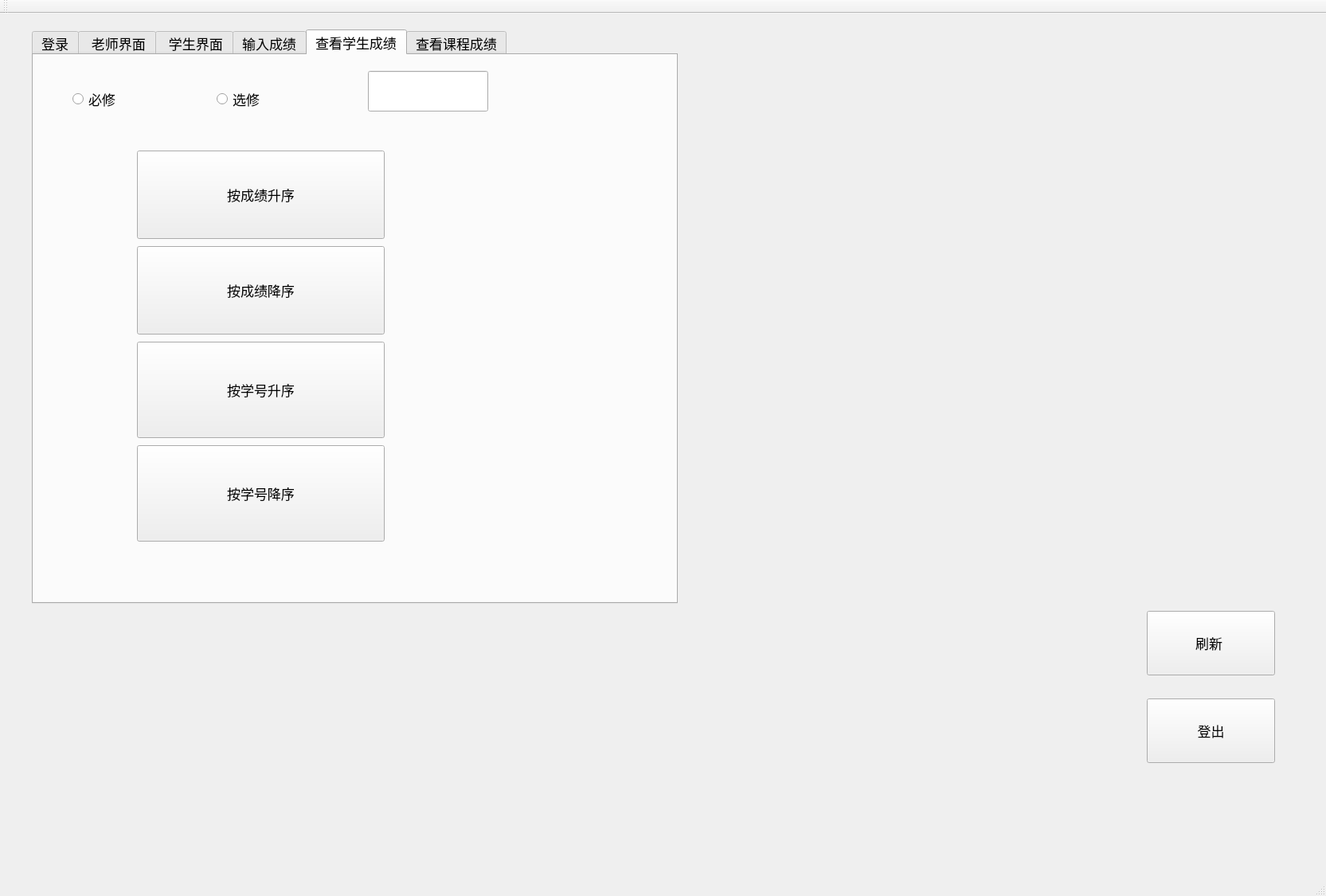
<?xml version="1.0" encoding="UTF-8"?>
<ui version="4.0">
 <class>MainWindow</class>
 <widget class="QMainWindow" name="MainWindow">
  <property name="geometry">
   <rect>
    <x>0</x>
    <y>0</y>
    <width>1665</width>
    <height>1125</height>
   </rect>
  </property>
  <property name="font">
   <font>
    <pointsize>13</pointsize>
   </font>
  </property>
  <property name="windowTitle">
   <string>MainWindow</string>
  </property>
  <widget class="QWidget" name="centralWidget">
   <widget class="QTabWidget" name="tabWidget">
    <property name="geometry">
     <rect>
      <x>40</x>
      <y>20</y>
      <width>811</width>
      <height>721</height>
     </rect>
    </property>
    <property name="currentIndex">
     <number>4</number>
    </property>
    <widget class="QWidget" name="tab">
     <attribute name="title">
      <string>登录</string>
     </attribute>
     <widget class="QWidget" name="widget" native="true">
      <property name="geometry">
       <rect>
        <x>20</x>
        <y>30</y>
        <width>411</width>
        <height>331</height>
       </rect>
      </property>
      <widget class="QWidget" name="verticalLayoutWidget">
       <property name="geometry">
        <rect>
         <x>10</x>
         <y>0</y>
         <width>401</width>
         <height>271</height>
        </rect>
       </property>
       <layout class="QVBoxLayout" name="verticalLayout">
        <item>
         <widget class="QRadioButton" name="radio_stu">
          <property name="font">
           <font>
            <family>微软雅黑</family>
            <pointsize>13</pointsize>
           </font>
          </property>
          <property name="text">
           <string>学生</string>
          </property>
         </widget>
        </item>
        <item>
         <widget class="QRadioButton" name="radio_tea">
          <property name="font">
           <font>
            <family>微软雅黑</family>
            <pointsize>13</pointsize>
           </font>
          </property>
          <property name="text">
           <string>教师</string>
          </property>
         </widget>
        </item>
        <item>
         <layout class="QHBoxLayout" name="horizontalLayout_2">
          <item>
           <widget class="QLabel" name="label">
            <property name="text">
             <string>用户名</string>
            </property>
           </widget>
          </item>
          <item>
           <widget class="QLineEdit" name="textEdit"/>
          </item>
         </layout>
        </item>
        <item>
         <layout class="QVBoxLayout" name="verticalLayout_2">
          <item>
           <layout class="QHBoxLayout" name="horizontalLayout_3">
            <item>
             <widget class="QLabel" name="label_4">
              <property name="text">
               <string>密码  </string>
              </property>
             </widget>
            </item>
            <item>
             <widget class="QLineEdit" name="textEdit_3">
              <property name="echoMode">
               <enum>QLineEdit::Password</enum>
              </property>
             </widget>
            </item>
           </layout>
          </item>
         </layout>
        </item>
        <item>
         <widget class="QPushButton" name="pushButton">
          <property name="font">
           <font>
            <family>Adobe Arabic</family>
            <pointsize>20</pointsize>
           </font>
          </property>
          <property name="text">
           <string>登录</string>
          </property>
         </widget>
        </item>
       </layout>
      </widget>
     </widget>
    </widget>
    <widget class="QWidget" name="tab_2">
     <attribute name="title">
      <string> 老师界面</string>
     </attribute>
     <widget class="QWidget" name="teawidget" native="true">
      <property name="geometry">
       <rect>
        <x>40</x>
        <y>20</y>
        <width>431</width>
        <height>321</height>
       </rect>
      </property>
      <widget class="QWidget" name="verticalLayoutWidget_5">
       <property name="geometry">
        <rect>
         <x>30</x>
         <y>10</y>
         <width>371</width>
         <height>291</height>
        </rect>
       </property>
       <layout class="QVBoxLayout" name="tealayer">
        <item>
         <widget class="QPushButton" name="course">
          <property name="font">
           <font>
            <family>宋体</family>
           </font>
          </property>
          <property name="text">
           <string>查看全校课程</string>
          </property>
         </widget>
        </item>
        <item>
         <widget class="QPushButton" name="self">
          <property name="text">
           <string>查看自身课程</string>
          </property>
         </widget>
        </item>
        <item>
         <widget class="QPushButton" name="showstu">
          <property name="text">
           <string>显示学生</string>
          </property>
         </widget>
        </item>
        <item>
         <widget class="QPushButton" name="input">
          <property name="text">
           <string>输入和查看成绩</string>
          </property>
         </widget>
        </item>
        <item>
         <widget class="QPushButton" name="showgrade">
          <property name="text">
           <string>查看学生成绩</string>
          </property>
         </widget>
        </item>
       </layout>
      </widget>
     </widget>
    </widget>
    <widget class="QWidget" name="tab_3">
     <attribute name="title">
      <string> 学生界面</string>
     </attribute>
     <widget class="QWidget" name="stuwidget" native="true">
      <property name="geometry">
       <rect>
        <x>40</x>
        <y>0</y>
        <width>291</width>
        <height>421</height>
       </rect>
      </property>
      <widget class="QWidget" name="verticalLayoutWidget_3">
       <property name="geometry">
        <rect>
         <x>0</x>
         <y>40</y>
         <width>281</width>
         <height>381</height>
        </rect>
       </property>
       <layout class="QVBoxLayout" name="stulayer">
        <item>
         <widget class="QPushButton" name="s_course">
          <property name="text">
           <string>查看全校课程</string>
          </property>
         </widget>
        </item>
        <item>
         <widget class="QPushButton" name="s_show_own_course">
          <property name="text">
           <string>查看自身课程</string>
          </property>
         </widget>
        </item>
        <item>
         <widget class="QPushButton" name="choose_course">
          <property name="text">
           <string>选课</string>
          </property>
         </widget>
        </item>
        <item>
         <widget class="QPushButton" name="giveup">
          <property name="text">
           <string>退课</string>
          </property>
         </widget>
        </item>
        <item>
         <widget class="QPushButton" name="show_all_grade">
          <property name="text">
           <string>查看课程成绩</string>
          </property>
         </widget>
        </item>
       </layout>
      </widget>
     </widget>
    </widget>
    <widget class="QWidget" name="tab_4">
     <attribute name="title">
      <string>输入成绩</string>
     </attribute>
     <widget class="QRadioButton" name="radiocom">
      <property name="geometry">
       <rect>
        <x>70</x>
        <y>20</y>
        <width>151</width>
        <height>71</height>
       </rect>
      </property>
      <property name="text">
       <string>必修课</string>
      </property>
     </widget>
     <widget class="QRadioButton" name="radioop">
      <property name="geometry">
       <rect>
        <x>70</x>
        <y>120</y>
        <width>161</width>
        <height>61</height>
       </rect>
      </property>
      <property name="text">
       <string>选修课</string>
      </property>
     </widget>
     <widget class="QLineEdit" name="lineEdit">
      <property name="geometry">
       <rect>
        <x>190</x>
        <y>210</y>
        <width>111</width>
        <height>41</height>
       </rect>
      </property>
     </widget>
     <widget class="QLabel" name="label_2">
      <property name="geometry">
       <rect>
        <x>90</x>
        <y>190</y>
        <width>141</width>
        <height>91</height>
       </rect>
      </property>
      <property name="text">
       <string>课编号</string>
      </property>
     </widget>
     <widget class="QWidget" name="inwid" native="true">
      <property name="geometry">
       <rect>
        <x>410</x>
        <y>90</y>
        <width>341</width>
        <height>411</height>
       </rect>
      </property>
     </widget>
     <widget class="QPushButton" name="conf">
      <property name="geometry">
       <rect>
        <x>60</x>
        <y>320</y>
        <width>241</width>
        <height>71</height>
       </rect>
      </property>
      <property name="text">
       <string>确认编号</string>
      </property>
     </widget>
     <widget class="QPushButton" name="confg">
      <property name="geometry">
       <rect>
        <x>60</x>
        <y>430</y>
        <width>241</width>
        <height>71</height>
       </rect>
      </property>
      <property name="text">
       <string>输入成绩</string>
      </property>
     </widget>
     <widget class="QPushButton" name="conhand">
      <property name="geometry">
       <rect>
        <x>60</x>
        <y>540</y>
        <width>241</width>
        <height>71</height>
       </rect>
      </property>
      <property name="text">
       <string>提交成绩</string>
      </property>
     </widget>
    </widget>
    <widget class="QWidget" name="tab_5">
     <attribute name="title">
      <string>查看学生成绩</string>
     </attribute>
     <widget class="QWidget" name="teag" native="true">
      <property name="geometry">
       <rect>
        <x>60</x>
        <y>100</y>
        <width>441</width>
        <height>541</height>
       </rect>
      </property>
      <widget class="QPushButton" name="t_upgrade">
       <property name="geometry">
        <rect>
         <x>70</x>
         <y>20</y>
         <width>311</width>
         <height>111</height>
        </rect>
       </property>
       <property name="text">
        <string>按成绩升序</string>
       </property>
      </widget>
      <widget class="QPushButton" name="t_downgrade">
       <property name="geometry">
        <rect>
         <x>70</x>
         <y>140</y>
         <width>311</width>
         <height>111</height>
        </rect>
       </property>
       <property name="text">
        <string>按成绩降序</string>
       </property>
      </widget>
      <widget class="QPushButton" name="t_upnum">
       <property name="geometry">
        <rect>
         <x>70</x>
         <y>260</y>
         <width>311</width>
         <height>121</height>
        </rect>
       </property>
       <property name="text">
        <string>按学号升序</string>
       </property>
      </widget>
      <widget class="QPushButton" name="t_downgrade_2">
       <property name="geometry">
        <rect>
         <x>70</x>
         <y>390</y>
         <width>311</width>
         <height>121</height>
        </rect>
       </property>
       <property name="text">
        <string>按学号降序</string>
       </property>
      </widget>
     </widget>
     <widget class="QRadioButton" name="com2">
      <property name="geometry">
       <rect>
        <x>49</x>
        <y>10</y>
        <width>141</width>
        <height>91</height>
       </rect>
      </property>
      <property name="text">
       <string>必修</string>
      </property>
     </widget>
     <widget class="QRadioButton" name="op2">
      <property name="geometry">
       <rect>
        <x>230</x>
        <y>20</y>
        <width>171</width>
        <height>71</height>
       </rect>
      </property>
      <property name="text">
       <string>选修</string>
      </property>
     </widget>
     <widget class="QLineEdit" name="line2">
      <property name="geometry">
       <rect>
        <x>420</x>
        <y>20</y>
        <width>151</width>
        <height>51</height>
       </rect>
      </property>
     </widget>
    </widget>
    <widget class="QWidget" name="tab_6">
     <attribute name="title">
      <string>查看课程成绩</string>
     </attribute>
     <widget class="QWidget" name="stug" native="true">
      <property name="geometry">
       <rect>
        <x>70</x>
        <y>50</y>
        <width>441</width>
        <height>501</height>
       </rect>
      </property>
      <widget class="QPushButton" name="s_upgrade">
       <property name="geometry">
        <rect>
         <x>40</x>
         <y>10</y>
         <width>341</width>
         <height>111</height>
        </rect>
       </property>
       <property name="text">
        <string>按成绩升序</string>
       </property>
      </widget>
      <widget class="QPushButton" name="s_downgrade">
       <property name="geometry">
        <rect>
         <x>40</x>
         <y>130</y>
         <width>341</width>
         <height>111</height>
        </rect>
       </property>
       <property name="text">
        <string>按成绩降序</string>
       </property>
      </widget>
      <widget class="QPushButton" name="s_upgpa">
       <property name="geometry">
        <rect>
         <x>40</x>
         <y>250</y>
         <width>341</width>
         <height>111</height>
        </rect>
       </property>
       <property name="text">
        <string>按绩点升序</string>
       </property>
      </widget>
      <widget class="QPushButton" name="s_downgpa">
       <property name="geometry">
        <rect>
         <x>40</x>
         <y>370</y>
         <width>341</width>
         <height>101</height>
        </rect>
       </property>
       <property name="text">
        <string>按绩点降序</string>
       </property>
      </widget>
     </widget>
    </widget>
   </widget>
   <widget class="QPushButton" name="logout">
    <property name="geometry">
     <rect>
      <x>1440</x>
      <y>860</y>
      <width>161</width>
      <height>81</height>
     </rect>
    </property>
    <property name="text">
     <string>登出</string>
    </property>
   </widget>
   <widget class="QLabel" name="data">
    <property name="geometry">
     <rect>
      <x>850</x>
      <y>140</y>
      <width>691</width>
      <height>621</height>
     </rect>
    </property>
    <property name="text">
     <string/>
    </property>
   </widget>
   <widget class="QPushButton" name="logout_2">
    <property name="geometry">
     <rect>
      <x>1440</x>
      <y>750</y>
      <width>161</width>
      <height>81</height>
     </rect>
    </property>
    <property name="text">
     <string>刷新 </string>
    </property>
   </widget>
  </widget>
  <widget class="QMenuBar" name="menuBar">
   <property name="geometry">
    <rect>
     <x>0</x>
     <y>0</y>
     <width>1665</width>
     <height>21</height>
    </rect>
   </property>
  </widget>
  <widget class="QToolBar" name="mainToolBar">
   <attribute name="toolBarArea">
    <enum>TopToolBarArea</enum>
   </attribute>
   <attribute name="toolBarBreak">
    <bool>false</bool>
   </attribute>
  </widget>
  <widget class="QStatusBar" name="statusBar"/>
 </widget>
 <layoutdefault spacing="6" margin="11"/>
 <resources/>
 <connections/>
</ui>
